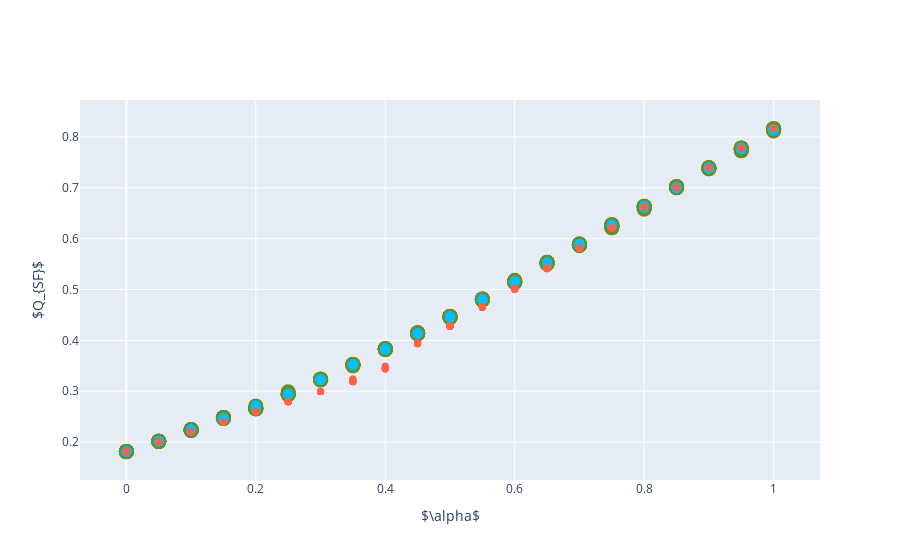

The notebook cell this image was saved under:
### Markdown cell above
##### PLOT

### Code cell
plot_dots_2d(Q_sf, '$Q_{SF}$', 'data/plots/cora/cora_sf.pdf')

### Figure 1 — Plotly figure (JSON) as saved in the notebook; plotly's stock layout.template omitted (floating-point values rounded to 4 significant figures; data arrays with more than 128 entries replaced by an {"elided": "..."} marker saying what was removed)
{"data": [{"line": {"color": "olivedrab", "dash": "dash", "width": 2}, "marker": {"size": 15}, "mode": "markers", "name": "Early Fusion", "type": "scatter", "x": {"elided": "210 float values"}, "y": {"elided": "210 float values"}}, {"line": {"color": "deepskyblue", "dash": "dash", "width": 2}, "marker": {"size": 10}, "mode": "markers", "name": "Simultaneous Fusion", "type": "scatter", "x": {"elided": "210 float values"}, "y": {"elided": "210 float values"}}, {"line": {"color": "tomato", "dash": "dash", "width": 2}, "marker": {"size": 7}, "mode": "markers", "name": "Late Fusion", "type": "scatter", "x": {"elided": "210 float values"}, "y": {"elided": "210 float values"}}], "layout": {"showlegend": false, "xaxis": {"title": {"text": "$\\alpha$"}}, "yaxis": {"title": {"text": "$Q_{SF}$"}}}}
